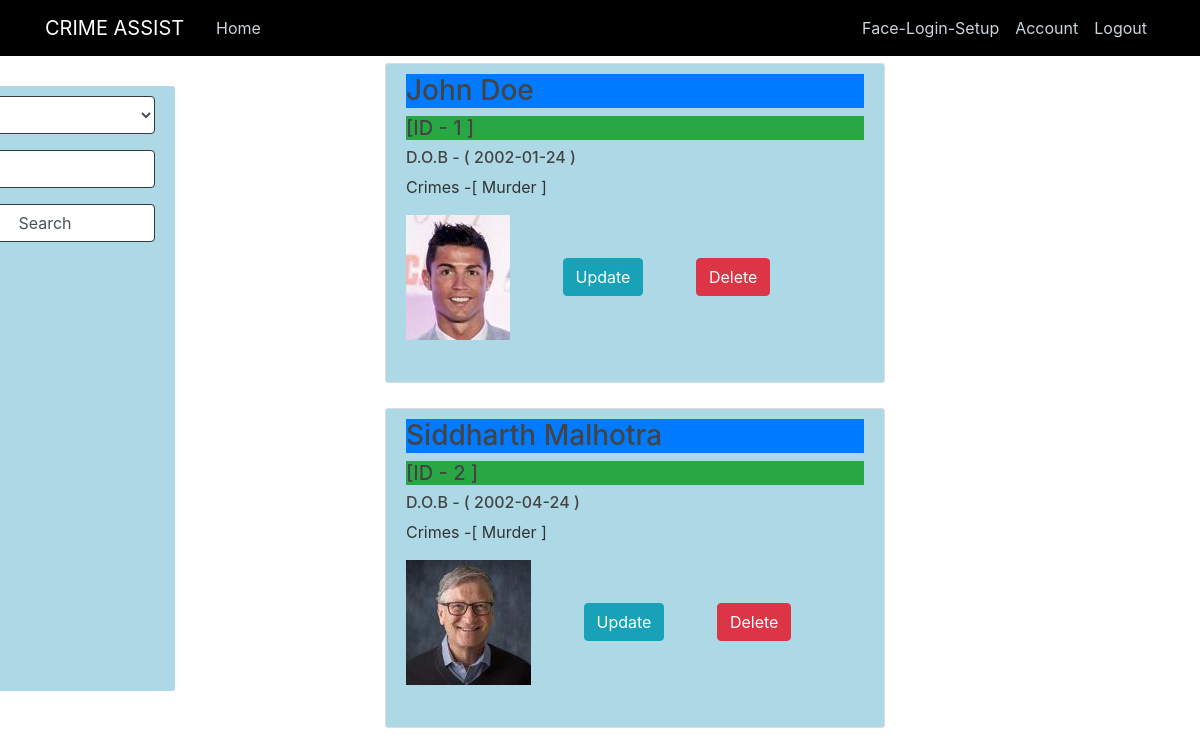
/update (signed in), run on the app's committed database.
### crimeassist/models.py (models this page shows, shortened)
class Convict(db.Model):
    id = db.Column(db.Integer,primary_key=True)
    name = db.Column(db.String(25),nullable=False)
    dob = db.Column(db.Date ,nullable = False)
    profile_image = db.Column(db.String(20),nullable=False)
    crimes = db.Column(db.Text,nullable=False)
    images = db.relationship('ConvictImage', backref = 'person', lazy=True)

### crimeassist/routes.py (the view, shortened to what this page needs)
@app.route('/update', methods=['POST', 'GET'])
@login_required
def update():
    form = SearchForm()
    convicts=Convict.query.all()
    return render_template('update.html', form=form,convicts=convicts)

### crimeassist/forms.py
class SearchForm(FlaskForm):
    search_using = SelectField('Search Using : ', choices = [('name', 'Name'),('id', 'ID'),('dob','D.O.B (yyyy-mm-dd)'),('crimes','Crime')],validate_choice=False)
    search = StringField('Search')
    submit  = SubmitField('Search')

### crimeassist/models.py (called while the page is built)
@login_manager.user_loader
def load_user(user_id):
    return User.query.get(user_id)

### crimeassist/templates/update.html (shortened to what this page needs)
{% extends "layout.html" %}
{% block content %}
<div class="search-bar">
    <form action="" method="POST">
      <fieldset >
        <div class="form-group">
            {% if form.search_using.errors %}
              {{ form.search_using(class="form-control form-control-md is-invalid") }}
              <div class="invalid-feedback">
                {% for error in form.search_using.errors %}
                  <span>{{ error }}</span>
                {% endfor %}
              </div>
            {% else %}
              {{ form.search_using(class="form-control form-control-md border-dark") }}
            {% endif %}
            </div>
          <div class="form-group">
            {% if form.search.errors %}
              {{ form.search(class="form-control form-control-md is-invalid") }}
              <div class="invalid-feedback">
                {% for error in form.search.errors %}
                  <span>{{ error }}</span>
                {% endfor %}
              </div>
            {% else %}
              {{ form.search(class="form-control form-control-md border-dark") }}
            {% endif %}
            </div>
            <div class="form-group">
                {% if form.submit.errors %}
                  {{ form.submit(class="form-control form-control-md is-invalid") }}
                  <div class="invalid-feedback">
                    {% for error in form.submit.errors %}
                      <span>{{ error }}</span>
                    {% endfor %}
                  </div>
                {% else %}
                  {{ form.submit(class="form-control form-control-md border-dark") }}
                {% endif %}
                </div>
    {%  if not convicts  %}
        <div class="search-convicts">
            <h3 class="bg-primary"> No search results </h3>
            <p> Kindly search with another keyword.</p>
        </div>
    {% else %}
        {% for convict in convicts %}
            <div class="search-convicts">
                <h3 class="bg-primary">{{ convict.name }} <h5 class="bg-success">[ID - {{ convict.id }} ]</h5></h3>
                <h6>D.O.B - ( {{ convict.dob }} )</h6>
                <p>Crimes -[ {{ convict.crimes }} ]</p>
                <img src="{{ url_for('static',filename = 'convict_pics/'+ convict.profile_image ) }}" alt="Photo here">
                <a href="{{ url_for('updateConvictInfo',convict_id = convict.id)  }}" class="btn btn-info ml-5"> Update</a>
                <a href="{{ url_for('deleteConvict',convict_id = convict.id)  }}" class="btn btn-danger ml-5"  onclick="return deleteConFunc();"> Delete </a>
            </div>
        {% endfor %}
    {%  endif    %}
{% endblock content %}

### crimeassist/static/style.css (style rules this page uses)
body { background-image:url("https://media.istockphoto.com/photos/digital-cyberspace-with-particles-and-digital-data-network-high-picture-id1302189748?b=1&k=20&m=1302189748&s=170667a&w=0&h=s0o2dhTh40lrWLPt6rg54S0jCUywkr6h04rDdfStMq8="); color: #333333; }
h1, h2, h3, h4, h5, h6 { color: #444444; }
.search-convicts { width:500px; height: 320px; background: lightblue; padding: 10px 20px; border: 1px solid #dddddd; border-radius: 3px; margin-bottom: 220px; margin-left:450px; margin-top:-195px; }
.search-bar { width: 260px; height: 605px; border-radius: 3px; margin-bottom: 20px; margin-top:30px; margin-left:-130px; background: lightblue; padding: 10px 20px; }

### data on the page
Convict: name "John Doe", id "1", dob "2002-01-24", crimes "Murder", profile_image (picture)
Convict: name "Siddharth Malhotra", id "2", dob "2002-04-24", crimes "Murder", profile_image (picture)
